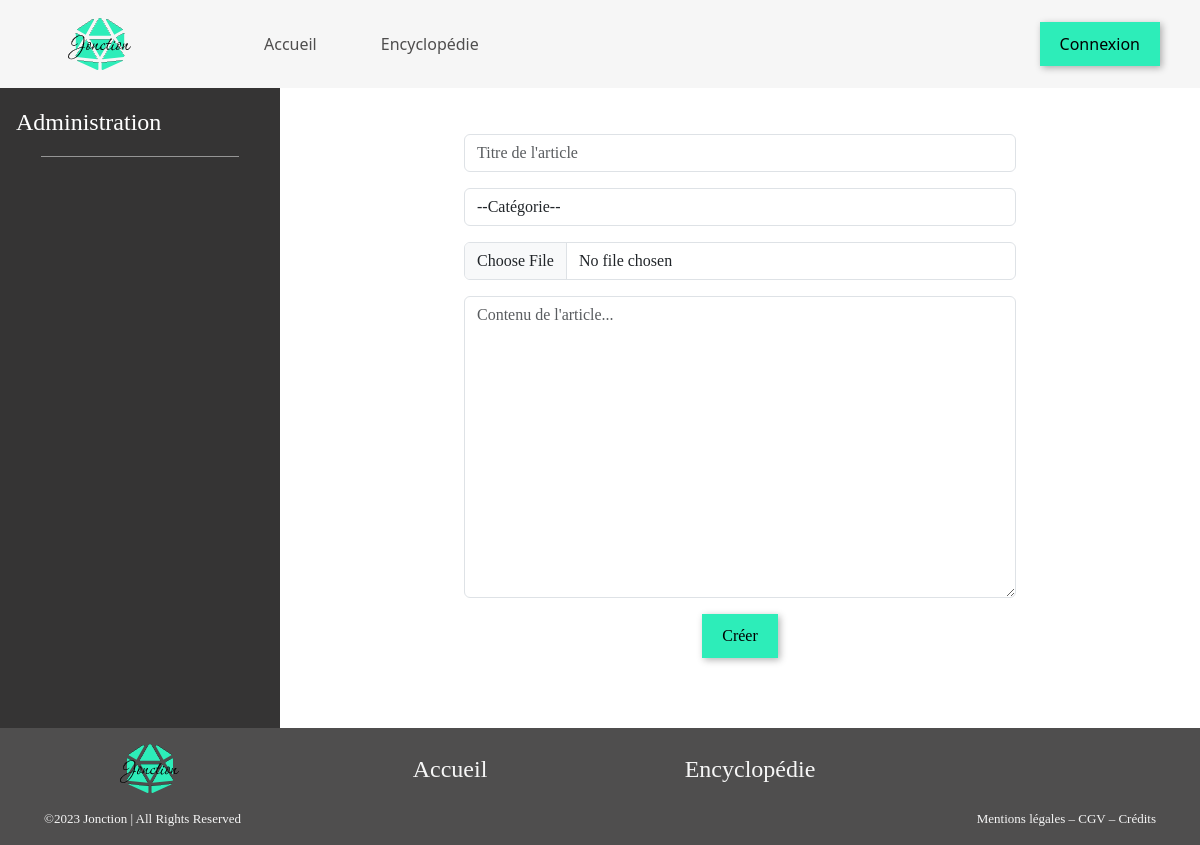
Page /creator.php on the earlier database version.
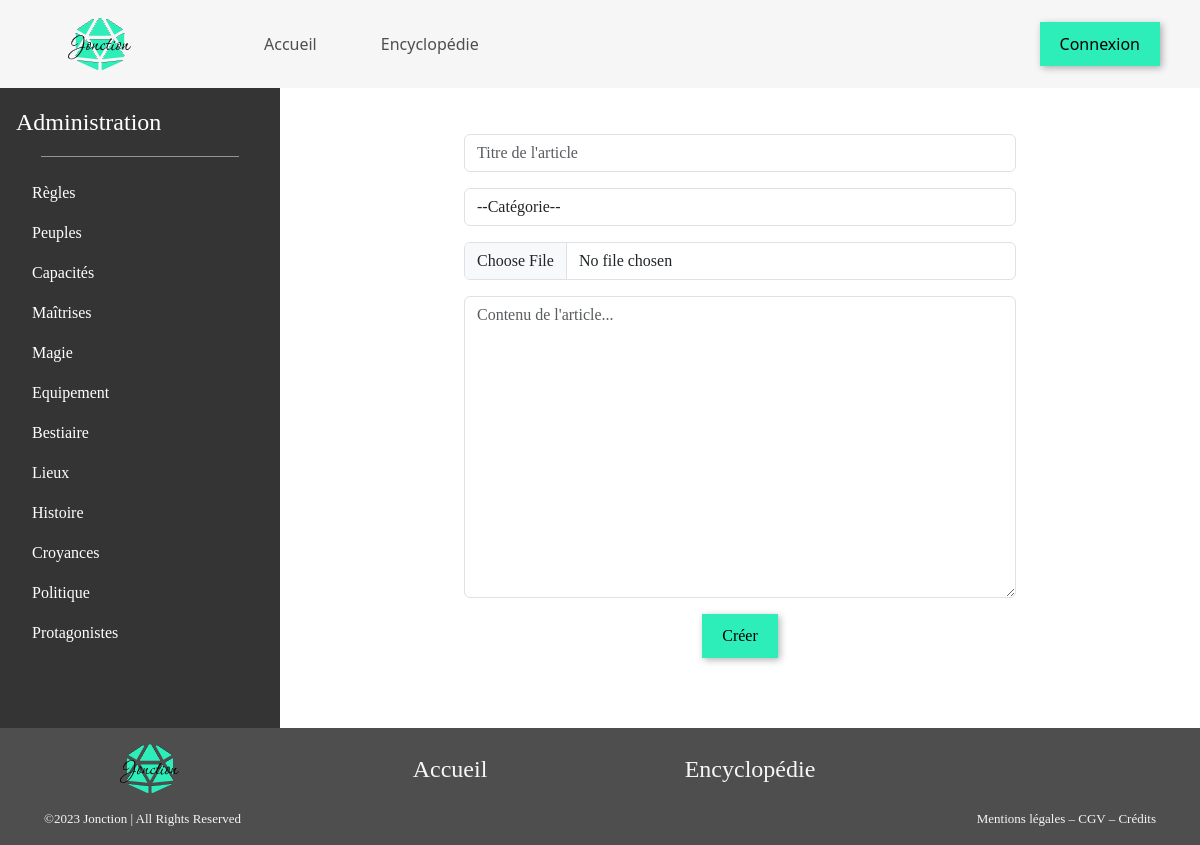
Same page on the later database version.
### tables this page shows
CREATE TABLE IF NOT EXISTS `categories` (
  `id` int NOT NULL AUTO_INCREMENT,
  `cat_name` varchar(45) DEFAULT NULL,
  PRIMARY KEY (`id`)
);

### classes/Utils.php (called while the page is built, shortened)
<?php
class Utils
{
  public static function selectFrom(object $pdo, string $tableName): array
  {
    $stmt = $pdo->query("SELECT * FROM $tableName");
    $table = $stmt->fetchAll();
    return $table;
  }
}

### data/datas.php (called while the page is built, shortened)
<?php
require_once __DIR__ . '/../classes/Utils.php';
try {
    $pdo = Utils::newPDO();
} catch (PDOException) {
    http_response_code(500);
    echo "La connexion à la BDD a échoué";
    exit;
}
$categories = Utils::selectFrom($pdo, 'categories');

### creator.php (the view, shortened to what this page needs)
<?php
$title = 'Nouvel Article';
require_once 'data/datas.php';
require_once 'layout/header.php';
?>
<main class="main_sidebar">
<?php require_once __DIR__ . '/layout/sidebar.php' ?>
    <div class="d-flex flex-column w-100">
        <form class="edit_form text-center" action="create.php" method="POST" enctype="multipart/form-data">
            <input class="form-control mb-3" type="text" name="title" id="title" placeholder="Titre de l'article"/>
            <select class="form-control mb-3" type="text" name="categorie" id="categorie" placeholder="Catégorie">
                <option value="">--Catégorie--</option>
            </select>
            <input class="form-control mb-3" type="file" name="image" id="image" placeholder="Image de l'article"/>
            <textarea class="form-control mb-3" name="content" id="content" rows="12" placeholder="Contenu de l'article..."/></textarea>
            <button type="submit">Créer</button>
        </form>
    </div>
</main>
<?php
require_once 'layout/footer.php';

### layout/sidebar.php
<?php require_once __DIR__ . '/../data/datas.php'; ?>
<div class="sidebar d-flex flex-column flex-shrink-0 p-3">
    <?php if ($title === 'Administration' || $title === 'Nouvel Article' || $title === 'Éditeur') { ?>
        <a href="admin.php" class="d-flex align-items-center mb-3 mb-md-0 me-md-auto text-white text-decoration-none">
            <span class="fs-4">
                <?php echo 'Administration';
    } else { ?>
        <a href="encyclopedie.php" class="d-flex align-items-center mb-3 mb-md-0 me-md-auto text-white text-decoration-none">
            <span class="fs-4">
                <?php echo 'Encyclopédie' ;
            } ?>
            </span>
        </a>
    <hr>
    <ul class="nav flex-column mb-auto">
    <?php foreach ($categories as $categorie) { ?>
        <li class="nav-item">
            <a href="categorie.php?name=<?php echo $categorie['cat_name']?>" class="nav-link <?php echo ($title === $categorie['cat_name']) ? 'nav_highlight' : 'text-white' ?>" aria-current="page"><?php echo $categorie['cat_name'] ?></a>
        </li>
    <?php } ?>
    </ul>
</div>

Differences in the rows shown:
now on this page (row edited): categories: cat_name "Règles"
now on this page (row edited): categories: cat_name "Peuples"
now on this page (row edited): categories: cat_name "Capacités"
now on this page (row edited): categories: cat_name "Maîtrises"
now on this page (row edited): categories: cat_name "Magie"
now on this page (row edited): categories: cat_name "Equipement"
now on this page (row edited): categories: cat_name "Bestiaire"
now on this page (row edited): categories: cat_name "Lieux"
now on this page (row edited): categories: cat_name "Histoire"
now on this page (row edited): categories: cat_name "Croyances"
now on this page (row edited): categories: cat_name "Politique"
now on this page (row edited): categories: cat_name "Protagonistes"
